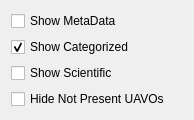
<?xml version="1.0" encoding="UTF-8"?>
<ui version="4.0">
 <class>viewoptions</class>
 <widget class="QDialog" name="viewoptions">
  <property name="geometry">
   <rect>
    <x>0</x>
    <y>0</y>
    <width>194</width>
    <height>120</height>
   </rect>
  </property>
  <property name="windowTitle">
   <string>View Options</string>
  </property>
  <layout class="QVBoxLayout" name="verticalLayout">
   <item>
    <widget class="QCheckBox" name="cbMetaData">
     <property name="text">
      <string>Show MetaData</string>
     </property>
    </widget>
   </item>
   <item>
    <widget class="QCheckBox" name="cbCategorized">
     <property name="text">
      <string>Show Categorized</string>
     </property>
     <property name="checked">
      <bool>true</bool>
     </property>
    </widget>
   </item>
   <item>
    <widget class="QCheckBox" name="cbScientific">
     <property name="text">
      <string>Show Scientific</string>
     </property>
    </widget>
   </item>
   <item>
    <widget class="QCheckBox" name="cbHideNotPresent">
     <property name="text">
      <string>Hide Not Present UAVOs</string>
     </property>
    </widget>
   </item>
  </layout>
 </widget>
 <resources/>
 <connections/>
</ui>
